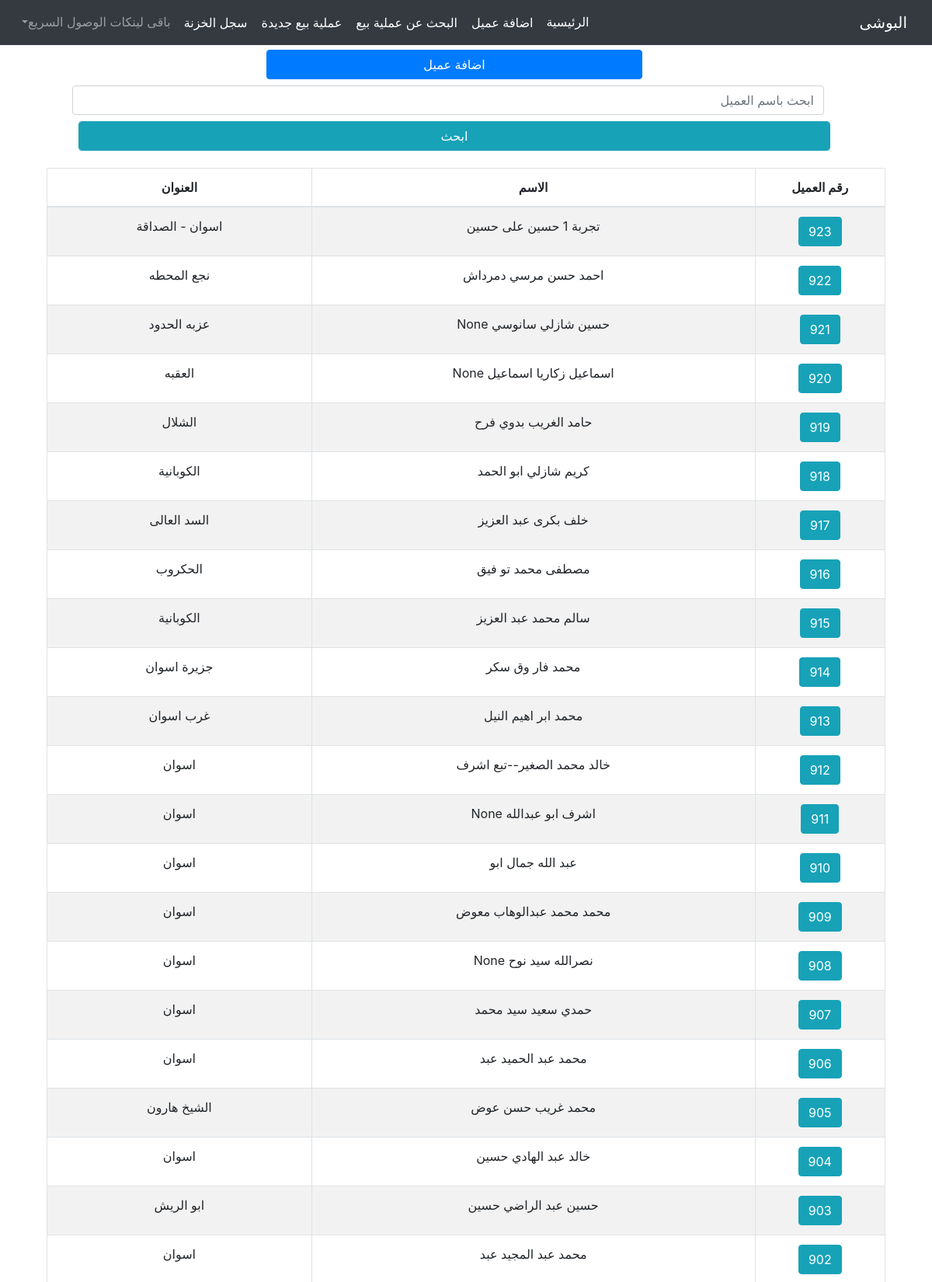
/client/ (upper part), run on the app's committed database.
### client/models.py (models this page shows, shortened)
class TimeStampMixin(models.Model):
    created_at      = models.DateTimeField(auto_now_add=True,null=True)
    updated_at      = models.DateTimeField(auto_now=True,null=True)
    is_deleted      = models.BooleanField(default=False)

class Client(TimeStampMixin, models.Model):
    GENDER_CHOICES = [
        ('male', 'رجالى'),
        ('female', 'حريمى'),
    ]
    FName       = models.CharField(max_length=15, null=True, blank=True, verbose_name="الاسم الاول") # الاسم الاول
    SName       = models.CharField(max_length=15, null=True, blank=True, verbose_name="الاسم الثانى") # الاسم الثانى
    TName       = models.CharField(max_length=15, null=True, blank=True, verbose_name="الاسم الثالث") # الاسم الثالث
    LName       = models.CharField(max_length=15, null=True, blank=True, verbose_name="الاسم الرابع") # الاسم الرابع
    name        = models.CharField(max_length=60, null=True, blank=True, db_index=True,verbose_name="الاسم بالكامل") # الاسم بالكامل
    kindMale    = models.CharField(max_length=10, choices=GENDER_CHOICES, null=True, blank=True, verbose_name="نوع العميل", default="male" )
    book        = models.CharField(max_length=50, null=True, blank=True, verbose_name="اسم الدفتر")
    page        = models.IntegerField(null=True, blank=True, verbose_name="صفحة رقم")
    phone       = models.CharField(max_length=50, null=True, blank=True, db_index=True, verbose_name="رقم التليفون")
    address     = models.CharField(max_length=50, null=True, blank=True, verbose_name="العنوان")

class TimeStampMixin(models.Model):
    created_at      = models.DateTimeField(auto_now_add=True,null=True)
    updated_at      = models.DateTimeField(auto_now=True,null=True)
    is_deleted      = models.BooleanField(default=False)

### client/views.py (the view)
# urls.py: path('', clientListView.as_view(), name="list"),
class clientListView(ListView):
    model = Client
    template_name = 'client/client_list.html'
    context_object_name = 'clients'
    def get_queryset(self):
        queryset = super().get_queryset()
        search_query = self.request.GET.get('q')
        if search_query:
            queryset = queryset.filter(
                Q(name__icontains=search_query)
            )
        queryset = queryset.order_by('-created_at')
        return queryset

### client/templates/client/client_list.html (shortened to what this page needs)
{% extends "homee/index.html" %}
{% block content %}
<div class="container-fluid">
    <div class="row mt-5 mb-3 bg-white w-100" style=" position: fixed; top: 0rem; display: inline-block; left: 0rem; z-index:2;">
        <div class="col-10 m-auto p-3 text-center">
            <a class="btn btn-primary w-50 m-auto" href="{% url "client:create" %}">اضافة عميل</a>
            <form class="form" action="#" method="GET" style="">
                <div class="">
                    <input name="q" class="form-control m-2" placeholder="ابحث باسم العميل">
                    <input type="submit" class="form-control btn btn-info" value="ابحث">
                </div>
            </form>
        </div>
    </div>
    <div class="row">
        <div class="col-12 mb-5" style="padding-top:6rem">
            <h1 class="text-right">قائمة العملاء</h1>
            <table class="table text-center table-striped table-hover table-bordered w-100" id="" style="">
                <thead>
                    <th>رقم العميل</th>
                    <th>الاسم</th>
                    <th>العنوان</th>
                </thead>
                <tbody>
                    {% for client in clients %}
                        <tr>
                            <td><a class="btn btn-info text-white"
                                href="#">{{ client.id }}</a></td>
                            <td>{{ client.name }}</td>
                            <td>{{ client.address }}</td>
                        </tr>
                    {% empty %}
                        <li>No client found.</li>
                    {% endfor %}
                </tbody>
            </table>
        </div>
    </div>
</div>
{% endblock %}

### data on the page
Client: id "923", name "تجربة 1 حسين على حسين", address "اسوان - الصداقة"
Client: id "922", name "احمد حسن مرسي دمرداش", address "نجع المحطه"
Client: id "921", name "حسين شازلي سانوسي None", address "عزبه الحدود"
Client: id "920", name "اسماعيل زكاريا اسماعيل None", address "العقبه"
Client: id "919", name "حامد الغريب بدوي فرح", address "الشلال"
Client: id "918", name "كريم شازلي ابو الحمد", address "الكوبانية"
Client: id "917", name "خلف بكرى عبد العزيز", address "السد العالى"
Client: id "916", name "مصطفى محمد تو فيق", address "الحكروب"
Client: id "915", name "سالم محمد عبد العزيز", address "الكوبانية"
Client: id "914", name "محمد فار وق سكر", address "جزيرة اسوان"
Client: id "913", name "محمد ابر اهيم النيل", address "غرب اسوان"
Client: id "912", name "خالد محمد الصغير--تبع اشرف", address "اسوان"
Client: id "911", name "اشرف ابو عبدالله None", address "اسوان"
Client: id "910", name "عبد الله جمال ابو", address "اسوان"
Client: id "909", name "محمد محمد عبدالوهاب معوض", address "اسوان"
Client: id "908", name "نصرالله سيد نوح None", address "اسوان"
Client: id "907", name "حمدي سعيد سيد محمد", address "اسوان"
Client: id "906", name "محمد عبد الحميد عبد", address "اسوان"
Client: id "905", name "محمد غريب حسن عوض", address "الشيخ هارون"
Client: id "904", name "خالد عبد الهادي حسين", address "اسوان"
Client: id "903", name "حسين عبد الراضي حسين", address "ابو الريش"
Client: id "902", name "محمد عبد المجيد عبد", address "اسوان"
